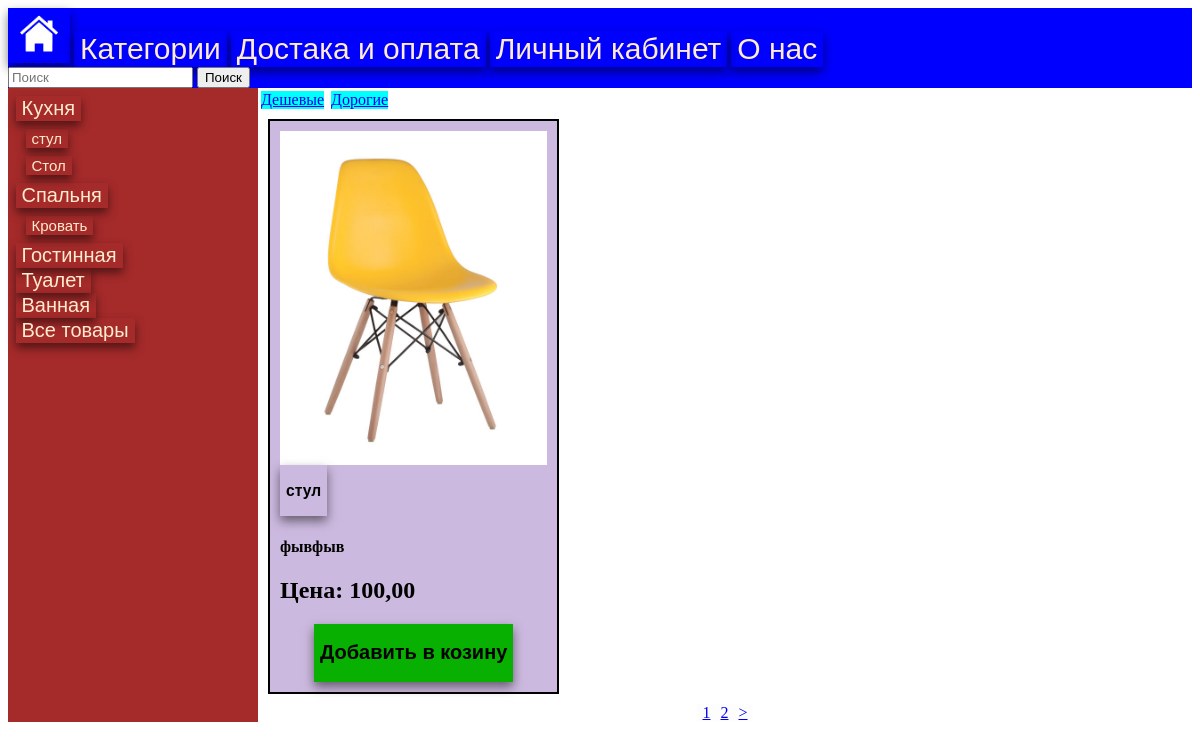
The app's page /assort/stul/stul/ with its own data.
### products/models.py (models this page shows)
class Categories (models.Model):
    name=models.CharField( max_length=150, unique=True,verbose_name="Названее")
    slug=models.SlugField(max_length=200,blank=True,unique=True,verbose_name="URL")
    class Meta:
        db_table = "category"
        verbose_name="Категорию"
        verbose_name_plural="Категории"

class SubCategories (models.Model):
    name=models.CharField( max_length=150, unique=False,verbose_name="Названее")
    slug=models.SlugField(max_length=200,blank=True,unique=True,verbose_name="URL")
    category=models.ForeignKey(to=Categories, verbose_name=("Категория"), on_delete=models.CASCADE)
    class Meta:
        db_table = "subcategory"
        verbose_name="Податегория"
        verbose_name_plural="Подкатегории"

class Products(models.Model):
    name=models.CharField( max_length=150, unique=True
                          ,verbose_name="Названее")
    slug=models.SlugField(max_length=200,blank=True,unique=True,verbose_name="URL")
    discription=models.TextField(blank=True,null=True, verbose_name="Описание")
    image=models.ImageField(upload_to="goods",blank=True,null=True, verbose_name="Изображение")
    price=models.DecimalField(default=0.00, max_digits=7, decimal_places=2,verbose_name="Цена")
    quantity=models.PositiveIntegerField(default=0,verbose_name="Количество")
    subcategory=models.ForeignKey(to=SubCategories, verbose_name=("Категория"), on_delete=models.CASCADE)
    class Meta:
        db_table = "Product"
        verbose_name="Товар"
        verbose_name_plural="Товары"
        ordering=("id",)

### products/views.py (the view, shortened to what this page needs)
# urls.py: path('<slug:category_slug>/<slug:subcategory_slug>/',views.assort, name='assort'),
def assort (request ,category_slug=0,subcategory_slug=0):
    page=request.GET.get('page',1)
    order_by=request.GET.get('order_by',None)
    query=request.GET.get('q',None)
    slug_url='#'
    products=0
    if query:
        products=q_search(query)
    elif category_slug!='all':
        if subcategory_slug !=0:
            subcat_id=SubCategories.objects.filter(slug=subcategory_slug)
            products=Products.objects.filter (subcategory = subcat_id[0])
            slug_url=subcategory_slug
    else:
        products=Products.objects.all()
        slug_url=category_slug
    if products !=0:
        if order_by and order_by !='None':
            products=products.order_by(order_by)
        paginator=Paginator(products,1)
        current_pag=paginator.page(int(page))
    else:
        current_pag=products
    current_page=current_pag
    categories=Categories.objects.all()
    subcategories=SubCategories.objects.all()
    context={
        "title":"Home - Главная",
        "categories": categories,
        "subcategories":subcategories,
        "products":current_page,
        "category":category_slug,
        "subcategory":subcategory_slug,
        "slug_url":slug_url,
        "order_by":order_by
    }
    return render(request,'products/assort.html',context)

### products/templatetags/products_tags.py (called while the page is built)
@register.simple_tag(takes_context=True)
def change_params(context,**kwargs):
    query=context['request'].GET.dict()
    query.update(kwargs)
    return urlencode(query)

### products/templates/products/assort.html (shortened to what this page needs)
{% extends 'main/base.html' %}
{% load static %}
{% load products_tags %}
{% block content %}
<div class="assort">
    <div class="cat">
        {% for category in categories %}
            <form action="{% url 'products:assort' category.slug %}">
                <button class="bcat">{{category.name}}</button>
            </form>
            {% for subcategory in subcategories %}
                {% if category.id == subcategory.category.id %}
                    <dl class="subca">
                        <dt>
                            <form action="{% url 'products:assort' category.slug subcategory.slug %}">
                                <button class="subcat">
                                    {{subcategory.name}}
                                </button>
                            </form>
                        </dt>
                    </dl>
                {% endif %}
            {% endfor %}
        {% endfor %}
    </div>
    <div>
        <div >
            <div class="filters">
                <a  href="?{% change_params order_by='price' %}">Дешевые</a>
            </div>
            <div class="filters">
                <a  href="?{% change_params order_by='-price' %}">Дорогие</a>
            </div>
        </div>
        <div class="listtovar">
            {% if products != 0 %}
                {% for product in products %}
                    <div class="cart">
                        {% if product.image %}
                            <img src="{{product.image.url}}" alt="{{product.name}}">
                        {%else%}
                            <img src="{% static 'images/NFimg.jpg' %}">
                        {% endif %}
                        <form action="{% url 'products:product' product.slug %}">
                            <button class="home"  >
                                <h3 >{{product.name}}</h3>
                            </button>
                        </form>
                        <h4>{{product.discription}}</h4>
                        <h2>Цена: {{product.price}}</h2>
                        <button class="bag"  >
                            <h2>Добавить в козину</h2>
                        </button>
                    </div>
                {% endfor %}
            {% else %}
                <p>Ничего не найдено</p>
            {% endif %}
        </div>
        <div class=pagdiv>
            {% if products != 0 %}
                {% for page in products.paginator.page_range %}
                    {% if page >= products.number|add:-2 and page <= products.number|add:2 %}
                        <div class="pagbutton">
                            <a  href="?{% change_params page=page %}">{{page}}</a>
                        </div>
                    {% endif %}
                {% endfor %}
                {% if products.has_next %}
                <div class="pagbutton">
                    <a  href="?{% change_params page=products.next_page_number %}">></a>
                </div>
                {% endif %}
            {% endif %}
        </div>
    </div>
</div>
{% endblock content %}

### main/templates/main/base.html (shortened to what this page needs)
{% load static %}
<!DOCTYPE html>
<html lang="en">
<head>
    <link rel="stylesheet" href= "{% static "styles/style.css" %}">
</head>
<body class="base">
    <div class="container">
        <form class="btnhome" action="{% url 'main:index' %}">
            <button class="home"  >
                <img src= "{% static "images/home(1).png" %}" >
            </button>
        </form>
        <form class="btnhome" action="{% url 'products:assort' 'all'%}">
            <button class="menu">Категории</button>
        </form>
        <button class="menu">Достака и оплата</button>
        <button class="menu">Личный кабинет</button>
        <form class="btnhome" action="{% url 'main:about' %}">
            <button class="menu">О нас</button>
        </form>
        <form action="{% url 'products:search' %}" method="get">
            <input class=".search"  type="text" name="q" placeholder="Поиск">
            <input type="submit" value="Поиск">
        </form>
    </div>
        {% block content %}
        {% endblock content %}
</body>
</html>

### static/styles/style.css (style rules this page uses)
.menu { display:inline-block; color: blanchedalmond; font-size: 30px; cursor: pointer; background-color: transparent; border: none; box-shadow: 0px 5px 10px 0px rgba(0, 0, 0, 0.5); }
.container { display: block; background-color: blue; }
.btnhome { display:inline-block; }
.home { background-color: transparent; border: none; cursor: pointer; box-shadow: 0px 5px 10px 0px rgba(0, 0, 0, 0.5) }
.home>img { max-width: 50px; }
.assort { display: grid; grid-template-columns: 250px auto ; }
.cat { display:inline; background-color: brown; padding: 3%; }
.bcat { display:flex; color: blanchedalmond; font-size: 20px; cursor: pointer; background-color: transparent; border: none; box-shadow: 0px 5px 10px 0px rgba(0, 0, 0, 0.5); }
.subcat { display:flex; color: blanchedalmond; font-size: 15px; margin-top: 0px; cursor: pointer; background-color: transparent; border: none; box-shadow: 0px 5px 10px 0px rgba(0, 0, 0, 0.5); }
.subca { margin: 8px; margin-left: 10px; }
.listtovar { display: grid; grid-template-columns: repeat(3,1fr); grid-template-rows: repeat(1,1fr); }
.cart { background-color: rgb(204, 185, 223); margin: 10px; border: 2px solid black; padding: 10px; position: relative; }
.cart>img { display: flex; max-width: 100%; max-height: 65%; margin-left: auto; margin-right: auto; }
.base { background-image: url(base.jpeg); background-size: no-repeat; }
.bag { display: flex; background-color: transparent; margin-left: auto; margin-right: auto; border: none; cursor: pointer; box-shadow: 0px 5px 10px 0px rgba(0, 0, 0, 0.5); background-color: rgb(7, 176, 1); }
.pagdiv { display: flex; justify-content: center; }
.pagbutton { padding-left: 5px; padding-right: 5px; border-left: 1px; border-color: black; background-color: rgb(253, 253, 253); }
.filters { display: inline-flex; background-color: aqua; margin-top: 3px; margin-left: 3px; }

### records on screen
Categories: name "Кухня"
SubCategories: name "стул"
SubCategories: name "Стол"
Categories: name "Спальня"
SubCategories: name "Кровать"
Categories: name "Гостинная"
Categories: name "Туалет"
Categories: name "Ванная"
Categories: name "Все товары"
Products: image (picture), name "стул", discription "фывфыв", price "100,00"

### other values on screen
{{ page }} "1" "2"
